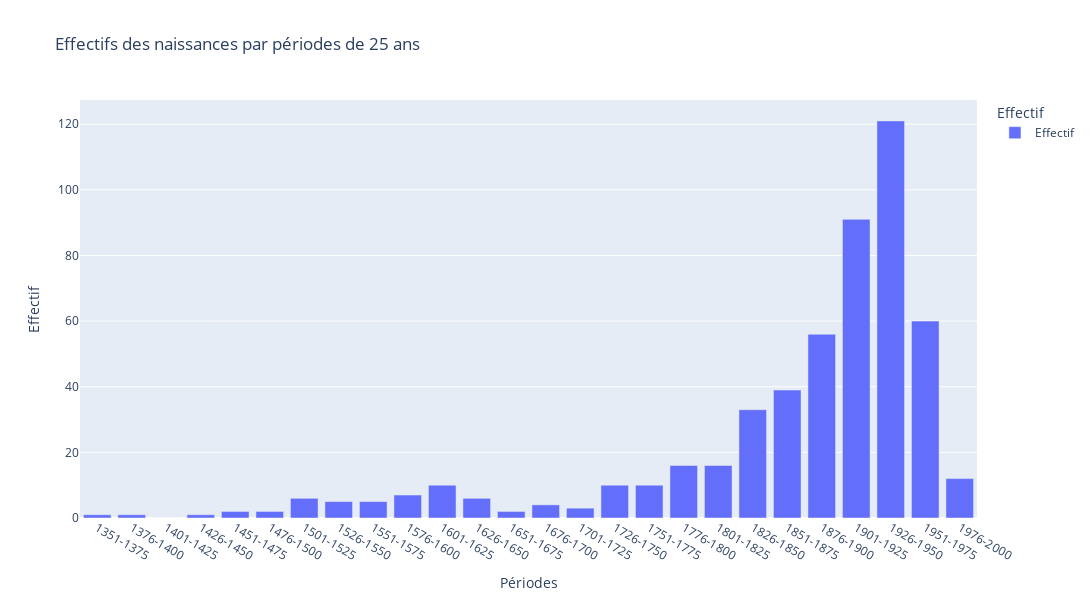

This figure's notebook cell:
### Code cell
### Use a different plotting library


fig = px.bar(g_df, 
             # https://plotly.com/python/figure-labels/
             title='Effectifs des naissances par périodes de 25 ans',
             labels={'periodes':'Période',
                     'value':'Effectif',
                     'variable':'Effectif'},
                 width=1200, height=600)
fig.write_html("pictures/birth_years_20241208.html")
fig.write_image("pictures/birth_years_20241208.png")
fig.show()

### Figure 1 — Plotly figure (JSON) as saved in the notebook; plotly's stock layout.template omitted (floating-point values rounded to 4 significant figures)
{"data": [{"alignmentgroup": "True", "hovertemplate": "Effectif=%{y}<br>Périodes=%{x}<extra></extra>", "legendgroup": "Effectif", "marker": {"color": "#636efa", "pattern": {"shape": ""}}, "name": "Effectif", "offsetgroup": "Effectif", "orientation": "v", "showlegend": true, "textposition": "auto", "type": "bar", "x": ["1351-1375", "1376-1400", "1401-1425", "1426-1450", "1451-1475", "1476-1500", "1501-1525", "1526-1550", "1551-1575", "1576-1600", "1601-1625", "1626-1650", "1651-1675", "1676-1700", "1701-1725", "1726-1750", "1751-1775", "1776-1800", "1801-1825", "1826-1850", "1851-1875", "1876-1900", "1901-1925", "1926-1950", "1951-1975", "1976-2000"], "xaxis": "x", "y": [1, 1, 0, 1, 2, 2, 6, 5, 5, 7, 10, 6, 2, 4, 3, 10, 10, 16, 16, 33, 39, 56, 91, 121, 60, 12], "yaxis": "y"}], "layout": {"barmode": "relative", "height": 600, "legend": {"title": {"text": "Effectif"}, "tracegroupgap": 0}, "title": {"text": "Effectifs des naissances par périodes de 25 ans"}, "width": 1200, "xaxis": {"anchor": "y", "domain": [0, 1], "title": {"text": "Périodes"}}, "yaxis": {"anchor": "x", "domain": [0, 1], "title": {"text": "Effectif"}}}}
